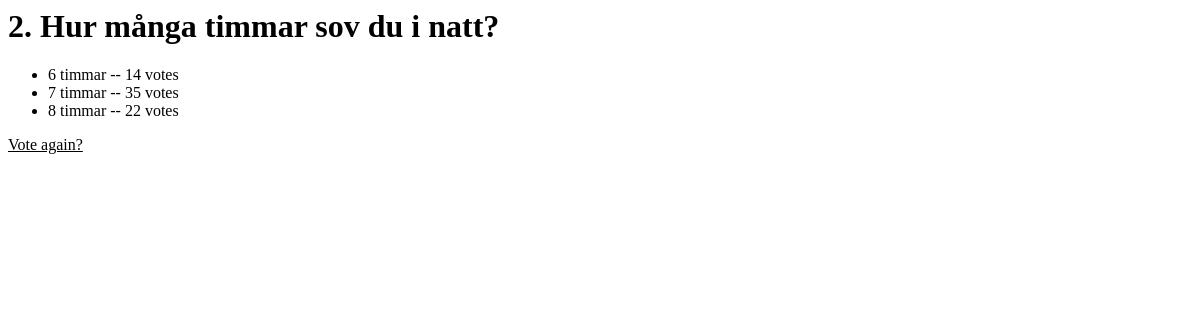
The app's page /2/results/ with its own data.
### testapp/models.py (models this page shows, shortened)
class Question(models.Model):
    question_text = models.CharField(max_length=200)
    pub_date = models.DateTimeField('date published')

class Choice(models.Model):
    question = models.ForeignKey(Question, on_delete=models.CASCADE)
    choice_text = models.CharField(max_length=200)
    votes = models.IntegerField(default=0)

### testapp/views.py (the view)
# urls.py: path('<int:pk>/results/', views.ResultsView.as_view(), name='results'),
class ResultsView(generic.DetailView):
    model = Question
    template_name = 'testapp/results.html'

### testapp/templates/testapp/results.html
{% load static %}
<link rel="stylesheet" type="text/css" href="{% static 'testapp/main.css' %}">
<h1> {{ question.question_text}}</h1>
<ul>
{% for choice in question.choice_set.all %}
    <li>{{ choice.choice_text }} -- {{ choice.votes }} vote{{choice.votes|pluralize }}</li>
{% endfor %}
</ul>
<a id="voteagain" href="{% url 'testapp:detail' question.id %}">Vote again?</a>

### testapp/static/testapp/main.css (style rules this page uses)
#voteagain { color: black; }

### records on screen
Question: question_text "2. Hur många timmar sov du i natt?"
Choice: choice_text "6 timmar", votes "14"
Choice: choice_text "7 timmar", votes "35"
Choice: choice_text "8 timmar", votes "22"
